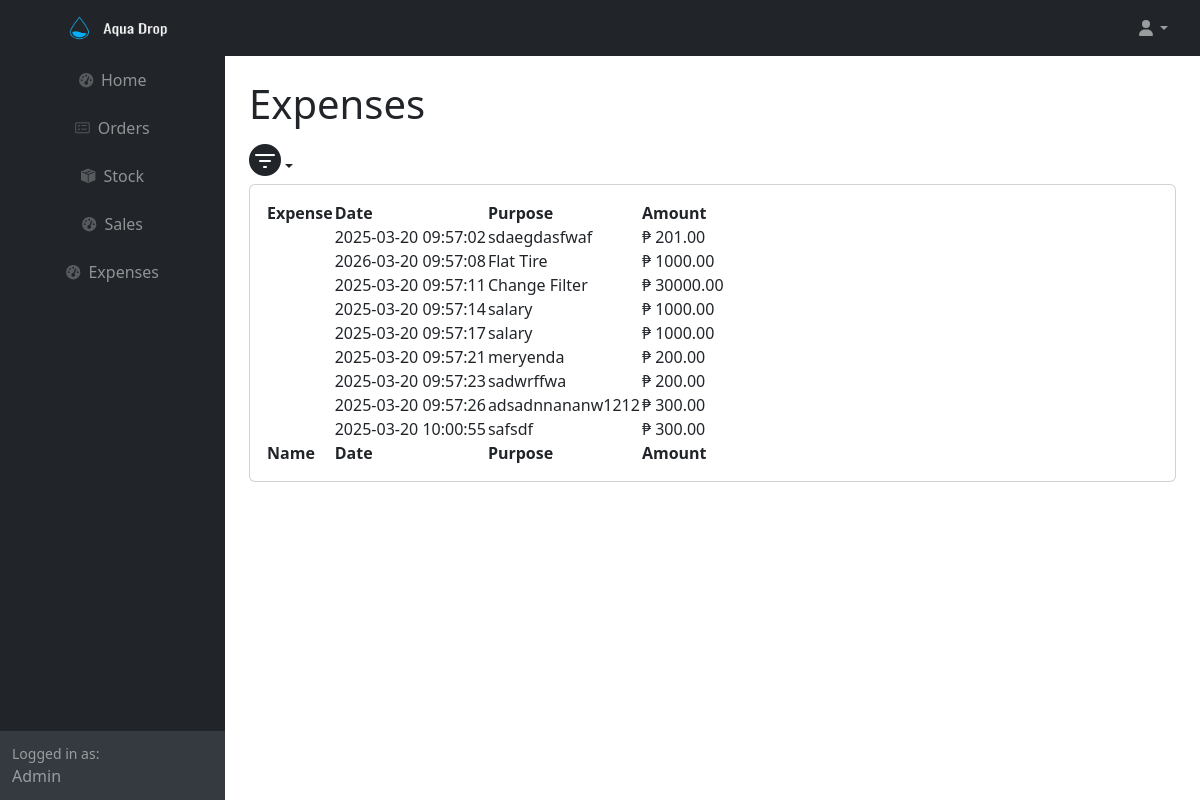
The app's page /year_expenses.php (signed in) with its own data.
### tables this page shows
CREATE TABLE IF NOT EXISTS `expenses` (
  `expense_id` int(11) NOT NULL AUTO_INCREMENT,
  `expenses_id` int(11) NOT NULL,
  `date` timestamp NOT NULL DEFAULT current_timestamp() ON UPDATE current_timestamp(),
  `purpose` varchar(255) NOT NULL,
  `amount` decimal(10,2) NOT NULL,
  PRIMARY KEY (`expense_id`)
);

### year_expenses.php (the view, shortened to what this page needs)
<?php
	require ('db.php');
	$sql = "SELECT * FROM expenses";
    $stmt = $conn->prepare($sql);
    $stmt->execute();
    $data = $stmt->fetchAll(PDO::FETCH_ASSOC);
?>
<html lang="en">
    <head>
        <link rel="stylesheet" href="https://cdn.jsdelivr.net/npm/bootstrap-icons/font/bootstrap-icons.css">
        <link href="https://cdn.jsdelivr.net/npm/simple-datatables@7.1.2/dist/style.min.css" rel="stylesheet" />
        <link href="css/styles.css" rel="stylesheet" />
    </head>
    <body class="sb-nav-fixed">
        <nav class="sb-topnav navbar navbar-expand navbar-dark bg-dark">
            <a class="navbar-brand ps-3" href="index.html">
                <img src="icons/transparentlogo.png" style="width: 200px; height: 150px;">
            </a>
            <ul class="navbar-nav ms-auto  me-3 me-lg-4">
                <li class="nav-item dropdown">
                    <a class="nav-link dropdown-toggle" id="navbarDropdown" href="#" role="button" data-bs-toggle="dropdown" aria-expanded="false"><i class="fas fa-user fa-fw"></i></a>
                </li>
            </ul>
        </nav>
        <div id="layoutSidenav">
            <div id="layoutSidenav_nav">
                <nav class="sb-sidenav accordion sb-sidenav-dark" id="sidenavAccordion">
                    <div class="sb-sidenav-menu">
                        <div class="nav align-items-center">
                            <a class="nav-link" href="index.html">
                                <div class="sb-nav-link-icon"><i class="fas fa-tachometer-alt"></i></div>
                            </a>
                            <a class="nav-link" href="orders.html">
                                <div class="sb-nav-link-icon"><i class="bi bi-card-checklist"></i></div>
                                Orders
                            </a>
                            <a class="nav-link" href="stocks.html">
                                <div class="sb-nav-link-icon"><i class="bi bi-box-seam-fill"></i></div>
                                Stock
                            </a>
                            <a class="nav-link" href="sales.html">
                                <div class="sb-nav-link-icon"><i class="fas fa-tachometer-alt"></i></div>
                                Sales
                            </a>
                             <a class="nav-link" href="expenses.html">
                                <div class="sb-nav-link-icon"><i class="fas fa-tachometer-alt"></i></div>
                                Expenses
                            </a>
                        </div>
                    </div>
                    <div class="sb-sidenav-footer">
                        <div class="small">Logged in as:</div>
                        Admin
                    </div>
                </nav>
            </div>
            <div id="layoutSidenav_content">
                <main>
                    <div class="container-fluid px-4">
                        <h1 class="mt-4">Expenses</h1>
                        <ul class="navbar-nav ms-auto  me-3 me-lg-4">
                            <li class="nav-item dropdown">
                                <a class="nav-link dropdown-toggle" id="navbarDropdown" href="#" role="button" data-bs-toggle="dropdown" aria-expanded="false" ><i class="bi bi-filter-circle-fill fs-2"></i></a>
                            </li>
                        </ul>
                        <div class="card mb-4">
                            <div class="card-body">
                                <table id="datatablesSimple">
                                    <thead>
                                        <tr>
                                            <th>Expense</th>
                                            <th>Date</th>
                                            <th>Purpose</th>
                                            <th>Amount</th>
                                        </tr>
                                    </thead>
                                    <tfoot>
                                        <tr>
                                            <th>Name</th>
                                            <th>Date</th>
                                            <th>Purpose</th>
                                            <th>Amount</th>
                                        </tr>
                                    </tfoot>
                                    <tbody>
                                        <?php foreach($data as $row): ?>
                                        <tr>
                                            <td><?php echo $row['expense']?></td>
                                            <td><?php echo $row['date']?></td>
                                            <td><?php echo $row['purpose']?></td>
                                            <td>₱ <?php echo $row['amount']?></td>
                                        </tr>
                                        <?php endforeach;?>
                                    </tbody>
                                </table>
                            </div>
                        </div>
                    </div>
                </main>
            </div>
        </div>
    </body>
</html>

### records on screen
expenses: date "2025-03-20 09:57:02", purpose "sdaegdasfwaf", amount "201.00"
expenses: date "2026-03-20 09:57:08", purpose "Flat Tire", amount "1000.00"
expenses: date "2025-03-20 09:57:11", purpose "Change Filter", amount "30000.00"
expenses: date "2025-03-20 09:57:14", purpose "salary", amount "1000.00"
expenses: date "2025-03-20 09:57:17", purpose "salary", amount "1000.00"
expenses: date "2025-03-20 09:57:21", purpose "meryenda", amount "200.00"
expenses: date "2025-03-20 09:57:23", purpose "sadwrffwa", amount "200.00"
expenses: date "2025-03-20 09:57:26", purpose "adsadnnananw1212", amount "300.00"
expenses: date "2025-03-20 10:00:55", purpose "safsdf", amount "300.00"
